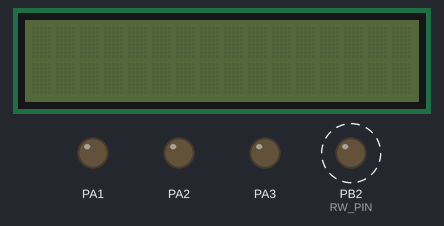
Bench run of a program on a simulated ATmega32, built with avr-gcc and emulated at 1 MHz. On the bench: 16×2 character LCD, output pins drawn as LEDs (lit = HIGH). Wiring (inferred from the names in the program): character LCD (HD44780): RS PB1; R/W PA0; E PB3; data PA4, PA5, PA6, PA7. Dashed ring = blinking. Pins used as bus, display or sensor lines are not drawn. At 2.4 s the program stops and its outputs stay as they are.

Above: at 0.04 s.
At 0.86 s:
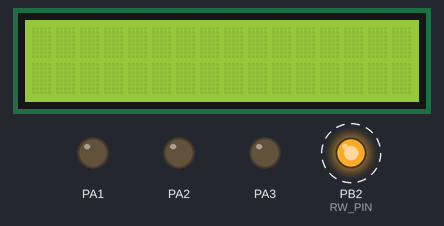
Timing chart, 0 to 3.0 s (numbered marks = the images above):
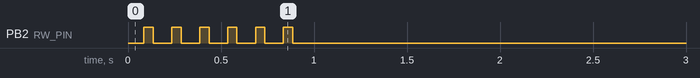

Measured:
- by itself, PB2 (RW_PIN): alternates HIGH for 0.05 s and LOW for 0.10 s, 12 changes in all, then stays LOW

The program:

main.c
```c
/*
 * AMIT_KIT.c
 *
 * Created: 7/30/2022 5:55:59 PM
 * Author : KHLOUD MOHAMED
 */


#define F_CPU 1000000UL

#include "MCAL/Atmega32_Drivers/inc/Atmega32_MemoryMap.h"
#include "MCAL/Atmega32_Drivers/inc/GPIO.h"
#include "HAL/LCD_Driver/lcd.h"

GPIO_PinConfig_t * PinConfig_A;
GPIO_PinConfig_t * PinConfig_B;

int main(void)
{
    /*
	* LCD_D4 -> PORTA.4
    * LCD_D5 -> PORTA.5
    * LCD_D6 -> PORTA.6
    * LCD_D7 -> PORTA.7
	*/


	PinConfig_A->GPIO_PinNumber = GPIO_PIN_4;
	PinConfig_A->GPIO_PinMode = GPIO_MODE_OUTPUT_PP;

	PinConfig_A->GPIO_PinNumber = GPIO_PIN_5;
	PinConfig_A->GPIO_PinMode = GPIO_MODE_OUTPUT_PP;

	PinConfig_A->GPIO_PinNumber = GPIO_PIN_6;
	PinConfig_A->GPIO_PinMode = GPIO_MODE_OUTPUT_PP;

	PinConfig_A->GPIO_PinNumber = GPIO_PIN_7;
	PinConfig_A->GPIO_PinMode = GPIO_MODE_OUTPUT_PP;

	MCAL_GPIO_Init(GPIOA, PinConfig_A);

    /*
	* LCD_RS -> PORTB.1
	* LCD_RW -> PORTB.2
	* LCD_E  -> PORTB.3
	*/

	PinConfig_B->GPIO_PinNumber = GPIO_PIN_1;
	PinConfig_B->GPIO_PinMode = GPIO_MODE_OUTPUT_PP;

	PinConfig_B->GPIO_PinNumber = GPIO_PIN_2;
	PinConfig_B->GPIO_PinMode = GPIO_MODE_OUTPUT_PP;

	PinConfig_B->GPIO_PinNumber = GPIO_PIN_3;
	PinConfig_B->GPIO_PinMode = GPIO_MODE_OUTPUT_PP;

	MCAL_GPIO_Init(GPIOB, PinConfig_B);

	LCD_INIT();

	LCD_WRITE_STRING("Learn in Depth");

	while (1)
	{

	}
	return 0;

}
```

lcd.c
```c
/*
 * lcd.c
 *
 * Created: 7/30/2022 6:13:04 PM
 *  Author: KHLOUD MOHAMED
 */

#include "lcd.h"

void LCD_INIT(void)
{
	_delay_ms(20);
	LCD_ISBUSY();
	DataDir_LCD_CTRL |= ((1<<E_PIN)|(1<<RW_PIN)|(1<<RS_PIN));
	LCD_CTRL &= ~((1<<E_PIN)|(1<<RW_PIN)|(1<<RS_PIN));
	DataDir_LCD_PORT = 0xFF;
	_delay_ms(15);
	LCD_CLEAR_SCREEN();

	#ifdef EIGHT_BIT_MODE
	LCD_WRITE_COMMAND(LCD_CMD_FUNCTION_8BIT_2LINES);
	#endif

	#ifdef FOUR_BIT_MODE
	LCD_WRITE_COMMAND(0x02);
	LCD_WRITE_COMMAND(LCD_CMD_FUNCTION_4BIT_2LINES);
	#endif

	LCD_WRITE_COMMAND(LCD_CMD_ENTRY_MODE);
	LCD_WRITE_COMMAND(LCD_CMD_BEGIN_AT_FIRST_ROW);
	LCD_WRITE_COMMAND(LCD_CMD_DISP_ON_CURSOR_BLINK);

}

void LCD_WRITE_COMMAND(unsigned char command)
{
	#ifdef EIGHT_BIT_MODE
	LCD_ISBUSY();
	LCD_PORT = command;
	LCD_CTRL &= ~(1<<RW_PIN)|(1<<RS_PIN);
	LCD_KICK();
	#endif

	#ifdef FOUR_BIT_MODE
	LCD_ISBUSY();
	LCD_PORT = (LCD_PORT & 0x0F) | (command & 0xF0);
	LCD_CTRL &= ~ ((1<<RW_PIN)|(1<<RS_PIN));
	LCD_KICK();
	LCD_PORT = (LCD_PORT & 0x0F) | (command << 4);
	LCD_CTRL &= ~ ((1<<RW_PIN)|(1<<RS_PIN));
	LCD_KICK();
	#endif
}
void LCD_WRITE_CHAR(unsigned char data)
{
	#ifdef EIGHT_BIT_MODE
	LCD_ISBUSY();
	LCD_CTRL |= (1<<RS_PIN);
	LCD_PORT = (((data) << DATA_SHIFT));
	LCD_CTRL |= (1<<RS_PIN);
	LCD_CTRL &= ~(1<<RW_PIN);
	LCD_KICK();
	#endif

	#ifdef FOUR_BIT_MODE
	LCD_PORT = (LCD_PORT & 0x0F) | (data & 0xF0);
	LCD_CTRL |= (1<<RS_PIN);
	LCD_CTRL &= ~(1<<RW_PIN);
	LCD_KICK();
	LCD_PORT = (LCD_PORT & 0x0F) | (data << 4);
	LCD_CTRL |= (1<<RS_PIN);
	LCD_CTRL &= ~(1<<RW_PIN);
	LCD_KICK();
	#endif
}

void LCD_WRITE_STRING(char* data)
{
	int count = 0;

	while (*data > 0)
	{
		count++;
		LCD_WRITE_CHAR(*data++);
		if (count == 16)
		{
			LCD_GOTOXY(1,0);
		}
		else if (count == 32 || count == 33)
		{
			LCD_CLEAR_SCREEN();
			LCD_GOTOXY(0,0);
			count = 0;
		}
	}
}

void LCD_CLEAR_SCREEN(void)
{
	LCD_WRITE_COMMAND(LCD_CMD_CLEAR_SCREEN);
}

void LCD_KICK(void)
{
	LCD_CTRL &= ~(1<<E_PIN);
	_delay_ms(50);
	LCD_CTRL |=(1<<E_PIN);
}

void LCD_ISBUSY(void)
{
	DataDir_LCD_PORT = 0x00;
	LCD_CTRL |= (1<<RW_PIN);
	LCD_CTRL &= ~(1<<RS_PIN);
	LCD_KICK();
	DataDir_LCD_PORT = 0xFF;
	LCD_CTRL &= ~(1<<RW_PIN);
}

void LCD_GOTOXY(unsigned char line, unsigned char position)
{
	if (line == 0)
	{
		if (position < 16 && position >= 0)
		{
			LCD_WRITE_COMMAND(LCD_CMD_BEGIN_AT_FIRST_ROW + position);
		}
	}
	else if (line == 1)
	{
		if (position < 16 && position >= 0)
		{
			LCD_WRITE_COMMAND(LCD_CMD_BEGIN_AT_SECOND_ROW + position);
		}
	}
}
```

lcd.h
```c
/*
 * lcd.h
 *
 * Created: 7/30/2022 6:12:52 PM
 *  Author: KHLOUD MOHAMED
 */


#ifndef LCD_H_
#define LCD_H_

#define F_CPU 1000000UL

#include <avr/io.h>
#include <util/delay.h>

#define LCD_PORT			PORTA
#define DataDir_LCD_PORT	DDRA

#define LCD_CTRL			PORTB
#define DataDir_LCD_CTRL	DDRB

#define RS_PIN				1
#define	RW_PIN				2
#define E_PIN				3

#define DATA_SHIFT			0

//#define EIGHT_BIT_MODE
#define FOUR_BIT_MODE

// Commands of LCD
#define LCD_CMD_FUNCTION_8BIT_2LINES   					(0x38)
#define LCD_CMD_FUNCTION_4BIT_2LINES   					(0x28)
#define LCD_CMD_MOVE_DISP_RIGHT       					(0x1C)
#define LCD_CMD_MOVE_DISP_LEFT   						(0x18)
#define LCD_CMD_MOVE_CURSOR_RIGHT   					(0x14)
#define LCD_CMD_MOVE_CURSOR_LEFT 	  					(0x10)
#define LCD_CMD_DISP_OFF   								(0x08)
#define LCD_CMD_DISP_ON_CURSOR   						(0x0E)
#define LCD_CMD_DISP_ON_CURSOR_BLINK   					(0x0F)
#define LCD_CMD_DISP_ON_BLINK   						(0x0D)
#define LCD_CMD_DISP_ON   								(0x0C)
#define LCD_CMD_ENTRY_DEC   							(0x04)
#define LCD_CMD_ENTRY_DEC_SHIFT   						(0x05)
#define LCD_CMD_ENTRY_INC_   							(0x06)
#define LCD_CMD_ENTRY_INC_SHIFT   						(0x07)
#define LCD_CMD_BEGIN_AT_FIRST_ROW						(0x80)
#define LCD_CMD_BEGIN_AT_SECOND_ROW						(0xC0)
#define LCD_CMD_CLEAR_SCREEN							(0x01)
#define LCD_CMD_ENTRY_MODE								(0x06)

void LCD_INIT();
void LCD_WRITE_COMMAND(unsigned char command);
void LCD_WRITE_CHAR(unsigned char data);
void LCD_WRITE_STRING(char* data);
void LCD_ISBUSY(void);
void LCD_CLEAR_SCREEN(void);
void LCD_GOTOXY(unsigned char line, unsigned char position);
void LCD_KICK(void);


#endif /* LCD_H_ */
```

Atmega32_MemoryMap.h
```c
/*
 * Atmega32_MemoryMap.h
 *
 * Created: 7/30/2022 5:59:00 PM
 *  Author: KHLOUD MOHAMED
 */


#ifndef ATMEGA32_MEMORYMAP_H_
#define ATMEGA32_MEMORYMAP_H_

/* ================================================================ */
/* =========================== Includes =========================== */
/* ================================================================ */

#include "Platform_Types.h"

/* ================================================================ */
/* ================= Base Addresses of Memories =================== */
/* ================================================================ */

#define FLASH_MEMORY		0x00
#define SRAM				0x60

/* ================================================================ */
/* ======================Base Addresses============================ */
/* ================================================================ */

#define GPIOA_Base			0x39
#define GPIOB_Base			0x36
#define GPIOC_Base			0x33
#define GPIOD_Base			0x30

/* ================================================================ */
/* ================= Peripheral Registers GPIO ==================== */
/* ================================================================ */

typedef struct{

	// PIN Register
	volatile union {
		vuint8_t PIN;
		struct{
			vuint8_t PIN0 :1;
			vuint8_t PIN1 :1;
			vuint8_t PIN2 :1;
			vuint8_t PIN3 :1;
			vuint8_t PIN4 :1;
			vuint8_t PIN5 :1;
			vuint8_t PIN6 :1;
			vuint8_t PIN7 :1;
		}bits;
	}PIN;


	// DDR Register
	volatile union {
		vuint8_t DDR;
		struct{
			vuint8_t DD0 :1;
			vuint8_t DD1 :1;
			vuint8_t DD2 :1;
			vuint8_t DD3 :1;
			vuint8_t DD4 :1;
			vuint8_t DD5 :1;
			vuint8_t DD6 :1;
			vuint8_t DD7 :1;
		}bits;
	}DDR;


	// PORT Register
	volatile union{
		vuint8_t PORT;
		struct{
			vuint8_t PORT0 :1;
			vuint8_t PORT1 :1;
			vuint8_t PORT2 :1;
			vuint8_t PORT3 :1;
			vuint8_t PORT4 :1;
			vuint8_t PORT5 :1;
			vuint8_t PORT6 :1;
			vuint8_t PORT7 :1;
		}bits;
	}PORT;
}GPIO_Typedef_t;

/* ================================================================ */
/* =================== Peripheral Instants  ======================= */
/* ================================================================ */

#define GPIOA 				((GPIO_Typedef_t *)(GPIOA_Base))
#define GPIOB  				((GPIO_Typedef_t *)(GPIOB_Base))
#define GPIOC 				((GPIO_Typedef_t *)(GPIOC_Base))
#define GPIOD 				((GPIO_Typedef_t *)(GPIOD_Base))


#endif /* ATMEGA32_MEMORYMAP_H_ */
```

GPIO.h
```c
/*
 * GPIO.h
 *
 * Created: 7/30/2022 5:58:00 PM
 *  Author: KHLOUD MOHAMED
 */


#ifndef GPIO_H_
#define GPIO_H_


/* ================================================================ */
/* =========================== Includes =========================== */
/* ================================================================ */

#include "Atmega32_MemoryMap.h"

/* ================================================================ */
/* =================== User type definitions  ===================== */
/* ================================================================ */

typedef struct{
	uint8_t GPIO_PinNumber;             // Specifies The GPIO Pin To Be Configured
	                                   // This Parameter Can Be a Value of @ref GPIO_PIN_define / GPIO_PORT_define

	uint8_t GPIO_PinMode;               // Specifies The Mode For Selected Pin
	                                    // This Parameter Can Be a value of @ref GPIO_MODE_define
}GPIO_PinConfig_t;

/* ================================================================ */
/* =============== Macros Configuration References ================ */
/* ================================================================ */

#define GPIO_PIN_0		0
#define GPIO_PIN_1		1
#define GPIO_PIN_2		2
#define GPIO_PIN_3		3
#define GPIO_PIN_4		4
#define GPIO_PIN_5		5
#define GPIO_PIN_6		6
#define GPIO_PIN_7		7

#define GPIO_PORT		8


//@ref GPIO_MODE_define

#define GPIO_MODE_INPUT_Hiz			0
#define GPIO_MODE_INPUT_PU			1
#define GPIO_MODE_OUTPUT_PP			2

//@ref GPIO_PIN_STATE_define

#define GPIO_HIGH					1
#define GPIO_LOW					0

/* ================================================================ */
/* ============== APIs Supported by "MCAL GPIO DRIVER" ============ */
/* ================================================================ */


void MCAL_GPIO_Init (GPIO_Typedef_t * GPIOx, GPIO_PinConfig_t * cfg);
void MCAL_GPIO_DeInit (GPIO_Typedef_t * GPIOx);

uint8_t MCAL_GPIO_ReadPin (GPIO_Typedef_t * GPIOx, uint8_t PinNumber);
uint8_t MCAL_GPIO_ReadPort (GPIO_Typedef_t * GPIOx);

void MCAL_GPIO_WritePin (GPIO_Typedef_t * GPIOx, uint8_t PinNumber, uint8_t data);
void MCAL_GPIO_WritePort (GPIO_Typedef_t * GPIOx, uint8_t data);

void MCAL_GPIO_TogglePin (GPIO_Typedef_t * GPIOx, uint8_t PinNumber);


#endif /* GPIO_H_ */
```

Platform_Types.h
```c
/*
 * Platform_Types.h
 *
 * Created: 7/30/2022 5:58:25 PM
 *  Author: KHLOUD MOHAMED
 */


#ifndef PLATFORM_TYPES_H_
#define PLATFORM_TYPES_H_

typedef unsigned char						 uint8_t;

typedef unsigned long long int               uint64_t;

typedef volatile unsigned char               vuint8_t;
typedef volatile unsigned short              vuint16_t;
typedef volatile unsigned int                vuint32_t;
typedef volatile unsigned long long int      vuint64_t;


#endif /* PLATFORM_TYPES_H_ */
```

Source omitted: GPIO.c (13635 bytes)
